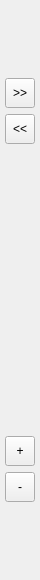
<?xml version="1.0" encoding="UTF-8"?>
<ui version="4.0">
 <class>SideToolbar</class>
 <widget class="QWidget" name="SideToolbar">
  <property name="geometry">
   <rect>
    <x>0</x>
    <y>0</y>
    <width>40</width>
    <height>580</height>
   </rect>
  </property>
  <property name="windowTitle">
   <string>Form</string>
  </property>
  <layout class="QVBoxLayout" name="verticalLayout">
   <property name="leftMargin">
    <number>5</number>
   </property>
   <property name="topMargin">
    <number>5</number>
   </property>
   <property name="rightMargin">
    <number>5</number>
   </property>
   <property name="bottomMargin">
    <number>5</number>
   </property>
   <item>
    <spacer name="verticalSpacer">
     <property name="orientation">
      <enum>Qt::Vertical</enum>
     </property>
     <property name="sizeType">
      <enum>QSizePolicy::Expanding</enum>
     </property>
     <property name="sizeHint" stdset="0">
      <size>
       <width>20</width>
       <height>50</height>
      </size>
     </property>
    </spacer>
   </item>
   <item>
    <widget class="QToolButton" name="nextFrameButton">
     <property name="minimumSize">
      <size>
       <width>30</width>
       <height>30</height>
      </size>
     </property>
     <property name="text">
      <string>&gt;&gt;</string>
     </property>
    </widget>
   </item>
   <item>
    <widget class="QToolButton" name="prevFrameButton">
     <property name="minimumSize">
      <size>
       <width>30</width>
       <height>30</height>
      </size>
     </property>
     <property name="text">
      <string>&lt;&lt;</string>
     </property>
    </widget>
   </item>
   <item>
    <spacer name="verticalSpacer_3">
     <property name="orientation">
      <enum>Qt::Vertical</enum>
     </property>
     <property name="sizeType">
      <enum>QSizePolicy::Fixed</enum>
     </property>
     <property name="sizeHint" stdset="0">
      <size>
       <width>20</width>
       <height>40</height>
      </size>
     </property>
    </spacer>
   </item>
   <item>
    <widget class="ClickScrollWidget" name="scrollWidget" native="true">
     <property name="minimumSize">
      <size>
       <width>0</width>
       <height>200</height>
      </size>
     </property>
    </widget>
   </item>
   <item>
    <spacer name="verticalSpacer_2">
     <property name="orientation">
      <enum>Qt::Vertical</enum>
     </property>
     <property name="sizeType">
      <enum>QSizePolicy::Fixed</enum>
     </property>
     <property name="sizeHint" stdset="0">
      <size>
       <width>20</width>
       <height>40</height>
      </size>
     </property>
    </spacer>
   </item>
   <item>
    <widget class="QToolButton" name="increaseSizeButton">
     <property name="minimumSize">
      <size>
       <width>30</width>
       <height>30</height>
      </size>
     </property>
     <property name="text">
      <string>+</string>
     </property>
    </widget>
   </item>
   <item>
    <widget class="QToolButton" name="decreaseSizeButton">
     <property name="minimumSize">
      <size>
       <width>30</width>
       <height>30</height>
      </size>
     </property>
     <property name="text">
      <string>-</string>
     </property>
    </widget>
   </item>
   <item>
    <spacer name="verticalSpacer_4">
     <property name="orientation">
      <enum>Qt::Vertical</enum>
     </property>
     <property name="sizeHint" stdset="0">
      <size>
       <width>20</width>
       <height>50</height>
      </size>
     </property>
    </spacer>
   </item>
  </layout>
 </widget>
 <customwidgets>
  <customwidget>
   <class>ClickScrollWidget</class>
   <extends>QWidget</extends>
   <header>ClickScrollWidget.h</header>
   <container>1</container>
  </customwidget>
 </customwidgets>
 <resources/>
 <connections/>
</ui>
